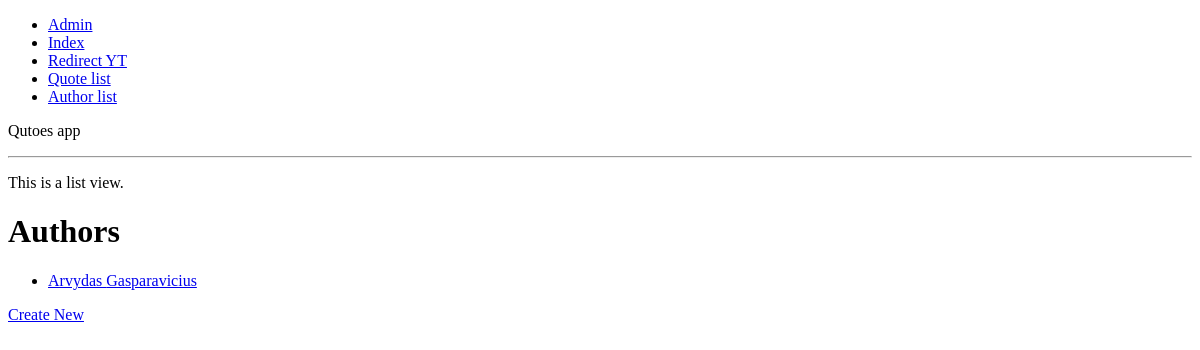
Before: /authors/list with the older database file.
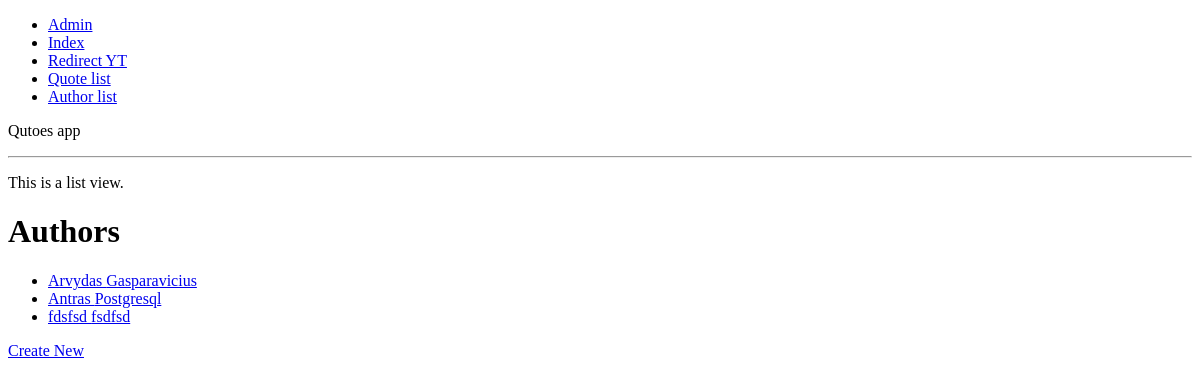
After: the same page with the newer database file.
### apps/authors/models.py (models this page shows, shortened)
class Author(models.Model):
    name = models.CharField(max_length=50, blank=False)
    lastname = models.CharField(max_length=50, blank=True)
    date_created = models.DateTimeField(auto_now_add=True)

### apps/authors/views.py (the view)
# urls.py: path("list", AuthorListView.as_view(), name="author-list"),
class AuthorListView(ListView):
    model = Author
    template_name = "authors/author_list.html"  # default

### templates/authors/author_list.html
{% extends "base-list.html" %}
{% block list %}
<h1>Authors</h1>
<ul>
{% for author in object_list %}
    <li><a href="{% url 'author-detail' pk=author.id %}">{{ author.name }} {{ author.lastname }}</a></li>
{% empty %}
    <li>No authors yet.</li>
{% endfor %}
</ul>
<a href="{% url "author-create" %}">Create New</a>
{% endblock list %}

Changed rows visible on the page:
added Author: name "Antras", lastname "Postgresql"
added Author: name "fdsfsd", lastname "fsdfsd"
